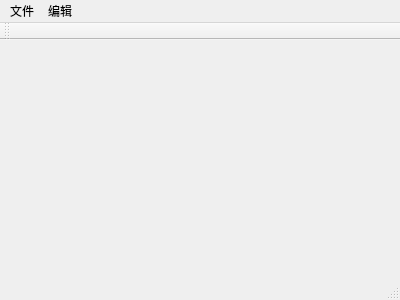
<?xml version="1.0" encoding="UTF-8"?>
<ui version="4.0">
 <class>MainWindow</class>
 <widget class="QMainWindow" name="MainWindow">
  <property name="geometry">
   <rect>
    <x>0</x>
    <y>0</y>
    <width>400</width>
    <height>300</height>
   </rect>
  </property>
  <property name="windowTitle">
   <string>MainWindow</string>
  </property>
  <widget class="QWidget" name="centralWidget"/>
  <widget class="QMenuBar" name="menuBar">
   <property name="geometry">
    <rect>
     <x>0</x>
     <y>0</y>
     <width>400</width>
     <height>26</height>
    </rect>
   </property>
   <widget class="QMenu" name="menu">
    <property name="title">
     <string>文件</string>
    </property>
    <addaction name="actionnew"/>
    <addaction name="actionopen"/>
    <addaction name="actionmes"/>
   </widget>
   <widget class="QMenu" name="menu_2">
    <property name="title">
     <string>编辑</string>
    </property>
   </widget>
   <addaction name="menu"/>
   <addaction name="menu_2"/>
  </widget>
  <widget class="QToolBar" name="mainToolBar">
   <attribute name="toolBarArea">
    <enum>TopToolBarArea</enum>
   </attribute>
   <attribute name="toolBarBreak">
    <bool>false</bool>
   </attribute>
  </widget>
  <widget class="QStatusBar" name="statusBar"/>
  <action name="actionnew">
   <property name="text">
    <string>新建</string>
   </property>
  </action>
  <action name="actionopen">
   <property name="text">
    <string>打开</string>
   </property>
  </action>
  <action name="actionmes">
   <property name="text">
    <string>消息</string>
   </property>
  </action>
  <action name="actionmess">
   <property name="text">
    <string>mess</string>
   </property>
  </action>
 </widget>
 <layoutdefault spacing="6" margin="11"/>
 <resources/>
 <connections/>
</ui>
